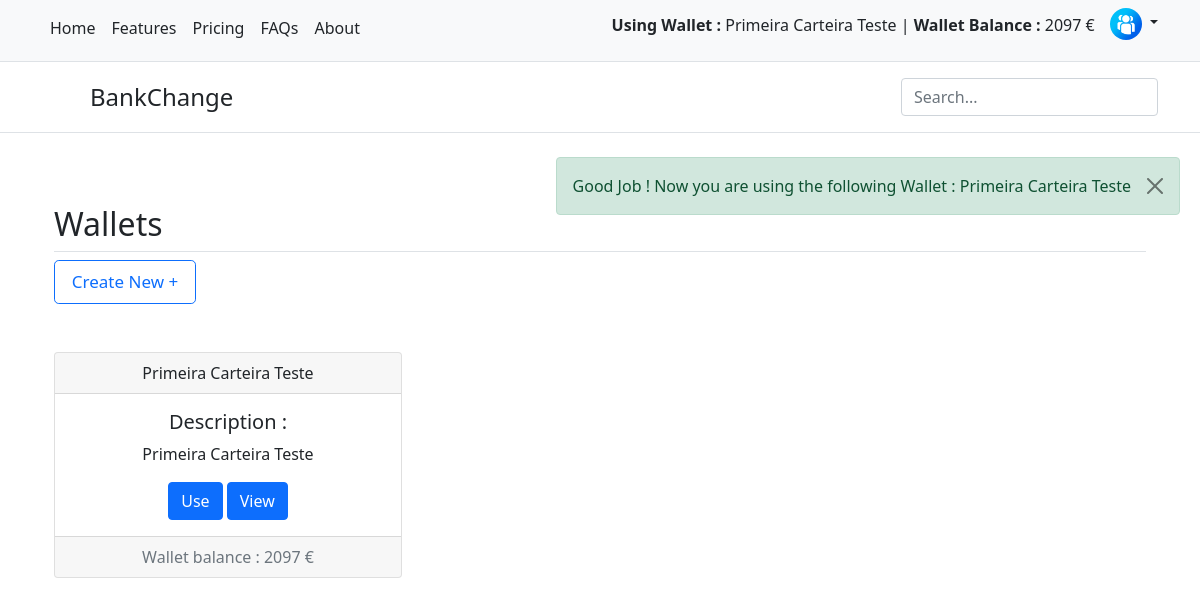
The app's page /src/views/user/wallets/my_wallets.php?id_wallet=49 (signed in) with its own data.
### tables this page shows
CREATE TABLE `wallet` (
  `id_wallet` int(11) NOT NULL,
  `name_wallet` varchar(30) NOT NULL,
  `desc_wallet` varchar(100) DEFAULT NULL,
  `amount` int(11) DEFAULT NULL,
  `status_wallet` varchar(10) NOT NULL DEFAULT 'active',
  `FK_id_user` int(11) NOT NULL,
  `using` int(11) DEFAULT 0
);

### src/classes/WalletClasses.php (called while the page is built, shortened)
<?php
class WalletClasses
{
    private $conn, $hostname = "localhost", $database = "bankchange", $user = "root", $password = "";
    function __construct()
    {
        $this->conn = new mysqli($this->hostname, $this->user, $this->password, $this->database);
    }
    public function selectWalletByIdUser(): array
    {
        $wallets = array();
        $id = $_SESSION['logged_user_info']['id'];
        $sql = "SELECT * FROM `wallet` WHERE `FK_id_user` = '$id' ";
        $result = $this->conn->query($sql);
        if ($result->num_rows > 0) {
            foreach ($result as $wallet) {
                array_push($wallets, $wallet);
            }
        }
        return $wallets;
    }
    public function updateUsingWallet($id_wallet)
    {
        $sql = "SELECT * FROM `wallet` WHERE `id_wallet` = '$id_wallet'";
        $result = $this->conn->query($sql);
    }
}

### src/views/user/wallets/my_wallets.php (the view, shortened to what this page needs)
<?php
$user = new WalletClasses();
if (isset($_GET['id_wallet'])) {
  $using_wallet = new WalletClasses();
  $using_wallet->updateUsingWallet($_GET['id_wallet']);
}
?>
<!doctype html>
<html lang="en">
<head>
  <link href="https://cdn.jsdelivr.net/npm/bootstrap@5.1.2/dist/css/bootstrap.min.css" rel="stylesheet">
</head>
<body>
  <nav class="py-2 bg-light border-bottom">
    <div class="container d-flex flex-wrap">
      <ul class="nav me-auto">
        <li class="nav-item"><a href="../index_page.php" class="nav-link link-dark px-2 active" aria-current="page">Home</a></li>
        <li class="nav-item"><a href="#" class="nav-link link-dark px-2">Features</a></li>
        <li class="nav-item"><a href="#" class="nav-link link-dark px-2">Pricing</a></li>
        <li class="nav-item"><a href="#" class="nav-link link-dark px-2">FAQs</a></li>
        <li class="nav-item"><a href="#" class="nav-link link-dark px-2">About</a></li>
      </ul>
      <p href="#" style="text-align: center;
              margin-right: 15px;
              margin-top: 5px;">
        <?php if (isset($_SESSION['name_wallet'])) { ?>
          <b>Using Wallet :</b>
        <?php echo $_SESSION['name_wallet'] . " | <b>Wallet Balance :</b> " . $_SESSION['balance_wallet'] . " €";
        } ?>
      </p>
      <div class="dropdown text-end">
        <a href="#" class="d-block link-dark text-decoration-none dropdown-toggle" id="dropdownUser1" data-bs-toggle="dropdown" aria-expanded="false">
          <img src="../../../img/profile/<?php echo $_SESSION['logged_user_info']['image']; ?>" alt="mdo" width="32" height="32" class="rounded-circle">
        </a>
      </div>
    </div>
  </nav>
  <header class="py-3 mb-4 border-bottom">
    <div class="container d-flex flex-wrap justify-content-center">
      <a href="../index_page.php" class="d-flex align-items-center mb-3 mb-lg-0 me-lg-auto text-dark text-decoration-none">
        <svg class="bi me-2" width="40" height="32">
          <use xlink:href="#bootstrap"></use>
        </svg>
        <span class="fs-4">BankChange</span>
      </a>
      <form class="col-12 col-lg-auto mb-3 mb-lg-0">
        <input type="search" class="form-control" placeholder="Search..." aria-label="Search">
      </form>
    </div>
  </header>
  <div class="alert alert-success alert-dismissible fade show" style="position: absolute;display: none;right: 20px;" id="alert" role="alert">
    <?php
    if (isset($_SESSION['package_updated'])) {
      echo $_SESSION['package_updated'];
      echo "<script>alert_show();</script>";
      unset($_SESSION['package_updated']);
    } elseif (isset($_SESSION['wallet_created'])) {
      echo $_SESSION['wallet_created'];
      echo "<script>alert_show();</script>";
      unset($_SESSION['wallet_created']);
    } elseif (isset($_SESSION['using_wallet_updated'])) {
      echo $_SESSION['using_wallet_updated'] . $_SESSION['name_wallet'];
    }
    ?>
    <button type="button" class="btn-close" data-bs-dismiss="alert" aria-label="Close"></button>
  </div>
  <div id="wallet_div" style="display:none;">
    <div class="container px-4 py-5" id="hanging-icons">
      <h2 class="pb-2 border-bottom">Wallets</h2>
      <button type="button" id="create_wallet_btn" style="
    width: 13%;
    font-size: 17px;" class="btn btn-lg btn-outline-primary">Create New +</button>
        <?php $i = 0;
        foreach ($user->selectWalletByIdUser() as $wallet) {
          if ($i % 3 == 0) {
        ?>
      <div class="row g-4 py-5 row-cols-1 row-cols-lg-3" id="wallets">
        <div class="col d-flex align-items-start">
          <div class="card text-center" style="width: 100%;">
            <div class="card-header">
              <?php echo $wallet['name_wallet']; ?>
            </div>
            <div class="card-body">
              <h5 class="card-title">Description :</h5>
              <p class="card-text"><?php echo $wallet['desc_wallet']; ?></p>
              <a href="my_wallets.php?id_wallet=<?php echo $wallet['id_wallet']; ?>" class="btn btn-primary" id="btt_use" value="<?php echo $wallet['id_wallet']; ?>">
                Use
              </a>
              <a href="view_wallet.php?id_wallet=<?php echo $wallet['id_wallet']; ?>" class="btn btn-primary" id="btt_use" value="<?php echo $wallet['id_wallet']; ?>">
                View
              </a>
            </div>
            <div class="card-footer text-muted">
              <?php echo "Wallet balance : " . $wallet['amount'] . " €"; ?>
            </div>
          </div>
        </div>
      <?php } ?>
    <?php
          $i = $i + 1;
        } ?>
      </div>
    </div>
  </div>
</body>
</html>

### records on screen
wallet: name_wallet "Primeira Carteira Teste", desc_wallet "Primeira Carteira Teste", $wallet['id_wallet'] 49 (drawn), amount "2097"

### other values on screen
$_SESSION['name_wallet'] "Primeira Carteira Teste"
$_SESSION['balance_wallet'] "2097"
$_SESSION['using_wallet_updated'] "Good Job ! Now you are using the following Wallet :"
